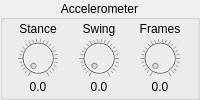
           <widget class="QGroupBox" name="groupBox_11">
            <property name="title">
             <string>Accelerometer</string>
            </property>
            <property name="alignment">
             <set>Qt::AlignCenter</set>
            </property>
            <layout class="QGridLayout" name="gridLayout_2">
             <property name="leftMargin">
              <number>0</number>
             </property>
             <property name="topMargin">
              <number>0</number>
             </property>
             <property name="rightMargin">
              <number>0</number>
             </property>
             <property name="bottomMargin">
              <number>2</number>
             </property>
             <property name="verticalSpacing">
              <number>0</number>
             </property>
             <item row="2" column="3">
              <widget class="QLabel" name="ll8">
               <property name="sizePolicy">
                <sizepolicy hsizetype="Minimum" vsizetype="Minimum">
                 <horstretch>0</horstretch>
                 <verstretch>0</verstretch>
                </sizepolicy>
               </property>
               <property name="minimumSize">
                <size>
                 <width>40</width>
                 <height>0</height>
                </size>
               </property>
               <property name="maximumSize">
                <size>
                 <width>40</width>
                 <height>16777215</height>
                </size>
               </property>
               <property name="text">
                <string>Frames</string>
               </property>
               <property name="alignment">
                <set>Qt::AlignCenter</set>
               </property>
              </widget>
             </item>
             <item row="2" column="1">
              <widget class="QLabel" name="ll6">
               <property name="sizePolicy">
                <sizepolicy hsizetype="Minimum" vsizetype="Minimum">
                 <horstretch>0</horstretch>
                 <verstretch>0</verstretch>
                </sizepolicy>
               </property>
               <property name="minimumSize">
                <size>
                 <width>40</width>
                 <height>0</height>
                </size>
               </property>
               <property name="maximumSize">
                <size>
                 <width>40</width>
                 <height>16777215</height>
                </size>
               </property>
               <property name="text">
                <string>Stance</string>
               </property>
               <property name="alignment">
                <set>Qt::AlignCenter</set>
               </property>
              </widget>
             </item>
             <item row="3" column="1">
              <widget class="QDial" name="lk6">
               <property name="enabled">
                <bool>false</bool>
               </property>
               <property name="sizePolicy">
                <sizepolicy hsizetype="Fixed" vsizetype="Minimum">
                 <horstretch>40</horstretch>
                 <verstretch>40</verstretch>
                </sizepolicy>
               </property>
               <property name="minimumSize">
                <size>
                 <width>40</width>
                 <height>40</height>
                </size>
               </property>
               <property name="maximumSize">
                <size>
                 <width>40</width>
                 <height>40</height>
                </size>
               </property>
               <property name="sizeIncrement">
                <size>
                 <width>0</width>
                 <height>0</height>
                </size>
               </property>
               <property name="toolTip">
                <string>&lt;html&gt;&lt;head/&gt;&lt;body&gt;&lt;p&gt;Static frames acceleration threshold (g)&lt;/p&gt;&lt;/body&gt;&lt;/html&gt;</string>
               </property>
               <property name="minimum">
                <number>0</number>
               </property>
               <property name="maximum">
                <number>100</number>
               </property>
               <property name="pageStep">
                <number>5</number>
               </property>
               <property name="value">
                <number>0</number>
               </property>
               <property name="sliderPosition">
                <number>0</number>
               </property>
               <property name="tracking">
                <bool>false</bool>
               </property>
               <property name="invertedAppearance">
                <bool>false</bool>
               </property>
               <property name="wrapping">
                <bool>false</bool>
               </property>
               <property name="notchesVisible">
                <bool>true</bool>
               </property>
              </widget>
             </item>
             <item row="3" column="2">
              <widget class="QDial" name="lk7">
               <property name="enabled">
                <bool>false</bool>
               </property>
               <property name="sizePolicy">
                <sizepolicy hsizetype="Fixed" vsizetype="Minimum">
                 <horstretch>40</horstretch>
                 <verstretch>40</verstretch>
                </sizepolicy>
               </property>
               <property name="minimumSize">
                <size>
                 <width>40</width>
                 <height>40</height>
                </size>
               </property>
               <property name="maximumSize">
                <size>
                 <width>40</width>
                 <height>40</height>
                </size>
               </property>
               <property name="sizeIncrement">
                <size>
                 <width>0</width>
                 <height>0</height>
                </size>
               </property>
               <property name="toolTip">
                <string>&lt;html&gt;&lt;head/&gt;&lt;body&gt;&lt;p&gt;Acceleration threshold to start swing (g)&lt;/p&gt;&lt;/body&gt;&lt;/html&gt;</string>
               </property>
               <property name="minimum">
                <number>0</number>
               </property>
               <property name="maximum">
                <number>100</number>
               </property>
               <property name="pageStep">
                <number>5</number>
               </property>
               <property name="value">
                <number>0</number>
               </property>
               <property name="sliderPosition">
                <number>0</number>
               </property>
               <property name="tracking">
                <bool>false</bool>
               </property>
               <property name="invertedAppearance">
                <bool>false</bool>
               </property>
               <property name="wrapping">
                <bool>false</bool>
               </property>
               <property name="notchesVisible">
                <bool>true</bool>
               </property>
              </widget>
             </item>
             <item row="3" column="3">
              <widget class="QDial" name="lk8">
               <property name="enabled">
                <bool>false</bool>
               </property>
               <property name="sizePolicy">
                <sizepolicy hsizetype="Fixed" vsizetype="Minimum">
                 <horstretch>50</horstretch>
                 <verstretch>50</verstretch>
                </sizepolicy>
               </property>
               <property name="minimumSize">
                <size>
                 <width>40</width>
                 <height>40</height>
                </size>
               </property>
               <property name="maximumSize">
                <size>
                 <width>40</width>
                 <height>40</height>
                </size>
               </property>
               <property name="sizeIncrement">
                <size>
                 <width>0</width>
                 <height>0</height>
                </size>
               </property>
               <property name="toolTip">
                <string>&lt;html&gt;&lt;head/&gt;&lt;body&gt;&lt;p&gt;Minimum consecutive static frames before swing&lt;/p&gt;&lt;/body&gt;&lt;/html&gt;</string>
               </property>
               <property name="minimum">
                <number>0</number>
               </property>
               <property name="maximum">
                <number>100</number>
               </property>
               <property name="pageStep">
                <number>5</number>
               </property>
               <property name="value">
                <number>0</number>
               </property>
               <property name="sliderPosition">
                <number>0</number>
               </property>
               <property name="tracking">
                <bool>false</bool>
               </property>
               <property name="invertedAppearance">
                <bool>false</bool>
               </property>
               <property name="wrapping">
                <bool>false</bool>
               </property>
               <property name="notchesVisible">
                <bool>true</bool>
               </property>
              </widget>
             </item>
             <item row="2" column="2">
              <widget class="QLabel" name="ll7">
               <property name="sizePolicy">
                <sizepolicy hsizetype="Minimum" vsizetype="Minimum">
                 <horstretch>0</horstretch>
                 <verstretch>0</verstretch>
                </sizepolicy>
               </property>
               <property name="minimumSize">
                <size>
                 <width>40</width>
                 <height>0</height>
                </size>
               </property>
               <property name="maximumSize">
                <size>
                 <width>40</width>
                 <height>16777215</height>
                </size>
               </property>
               <property name="text">
                <string>Swing</string>
               </property>
               <property name="alignment">
                <set>Qt::AlignCenter</set>
               </property>
              </widget>
             </item>
             <item row="4" column="2">
              <widget class="QLabel" name="ld7">
               <property name="sizePolicy">
                <sizepolicy hsizetype="Minimum" vsizetype="Minimum">
                 <horstretch>0</horstretch>
                 <verstretch>0</verstretch>
                </sizepolicy>
               </property>
               <property name="minimumSize">
                <size>
                 <width>40</width>
                 <height>0</height>
                </size>
               </property>
               <property name="maximumSize">
                <size>
                 <width>40</width>
                 <height>16777215</height>
                </size>
               </property>
               <property name="text">
                <string>0.0</string>
               </property>
               <property name="alignment">
                <set>Qt::AlignCenter</set>
               </property>
              </widget>
             </item>
             <item row="4" column="1">
              <widget class="QLabel" name="ld6">
               <property name="sizePolicy">
                <sizepolicy hsizetype="Minimum" vsizetype="Minimum">
                 <horstretch>0</horstretch>
                 <verstretch>0</verstretch>
                </sizepolicy>
               </property>
               <property name="minimumSize">
                <size>
                 <width>40</width>
                 <height>0</height>
                </size>
               </property>
               <property name="maximumSize">
                <size>
                 <width>40</width>
                 <height>16777215</height>
                </size>
               </property>
               <property name="text">
                <string>0.0</string>
               </property>
               <property name="alignment">
                <set>Qt::AlignCenter</set>
               </property>
              </widget>
             </item>
             <item row="4" column="3">
              <widget class="QLabel" name="ld8">
               <property name="sizePolicy">
                <sizepolicy hsizetype="Minimum" vsizetype="Minimum">
                 <horstretch>0</horstretch>
                 <verstretch>0</verstretch>
                </sizepolicy>
               </property>
               <property name="minimumSize">
                <size>
                 <width>40</width>
                 <height>0</height>
                </size>
               </property>
               <property name="maximumSize">
                <size>
                 <width>40</width>
                 <height>16777215</height>
                </size>
               </property>
               <property name="text">
                <string>0.0</string>
               </property>
               <property name="alignment">
                <set>Qt::AlignCenter</set>
               </property>
              </widget>
             </item>
            </layout>
            <zorder>lk7</zorder>
            <zorder>lk6</zorder>
            <zorder>ll6</zorder>
            <zorder>ll7</zorder>
            <zorder>lk8</zorder>
            <zorder>ll8</zorder>
            <zorder>ld7</zorder>
            <zorder>ld6</zorder>
            <zorder>ld8</zorder>
           </widget>
